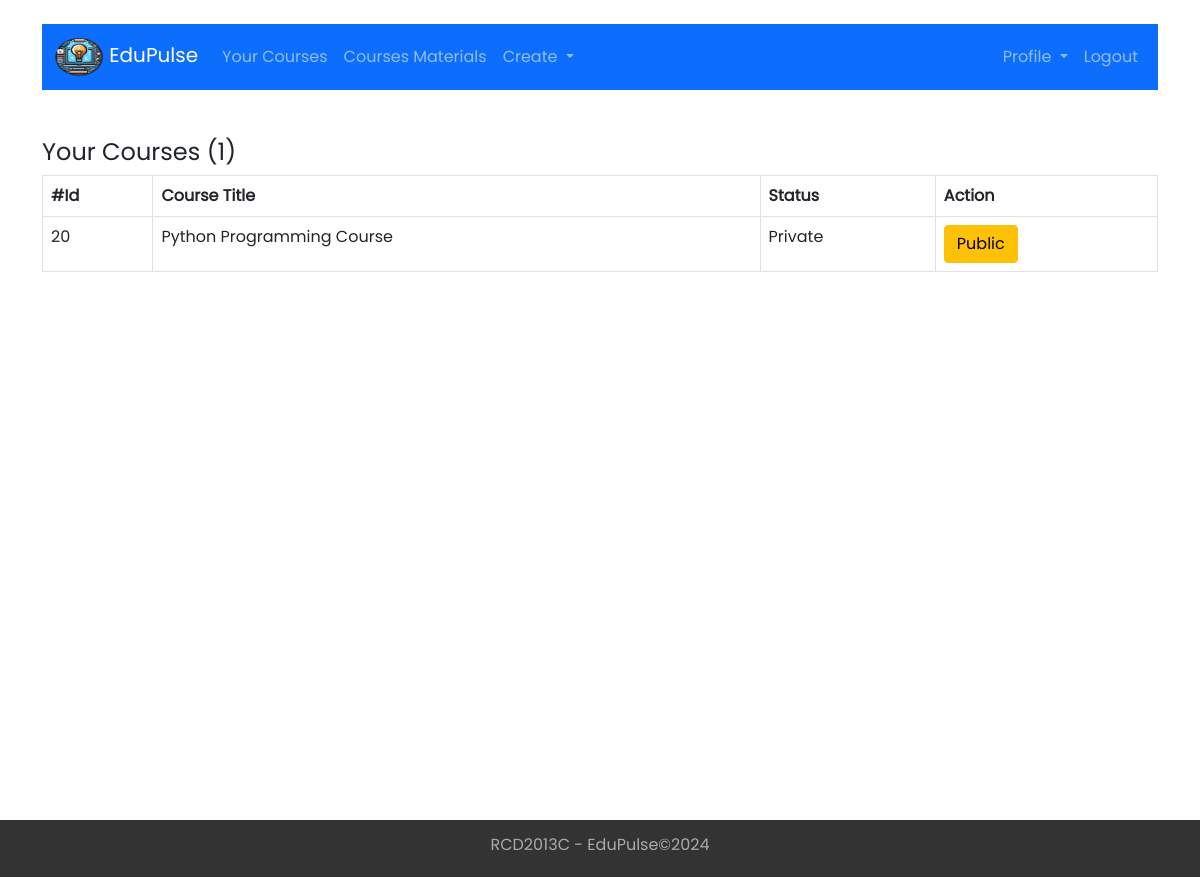
Screenshot of /Instructor/Courses.php (signed in) with the database file from the repository.
### tables this page shows
CREATE TABLE `course` (
  `course_id` int(11) NOT NULL,
  `title` varchar(1023) NOT NULL,
  `description` varchar(1023) NOT NULL,
  `instructor_id` int(11) NOT NULL,
  `created_at` date NOT NULL DEFAULT current_timestamp(),
  `status` enum('Public','Private') NOT NULL DEFAULT 'Public',
  `cover` varchar(255) NOT NULL DEFAULT 'default_course.jpg'
);

### Controller/Instructor/Course.php (called while the page is built, shortened)
<?php
include "../Models/Course.php";
function getSomeCoursesByInstructorId($offset, $num, $instructor_id){
	$db = new Database();
      $db_conn = $db->connect();
	$Course_models = new Course($db_conn);
	$data = $Course_models->getSomeCoursesByInstructorId($offset, $num, $instructor_id);
	return $data;
}
function getCountByInstructorId($instructor_id){
	$db = new Database();
      $db_conn = $db->connect();
	$Course_models = new Course($db_conn);
	$res = $Course_models->getCountByInstructorId($instructor_id);
	return $res;
}

### Models/Course.php (called while the page is built, shortened)
<?php
class Course {
   private $table_name;
   private $conn;
   function __construct($db_conn){
     $this->conn = $db_conn;
     $this->table_name = "course";
   }
   function getCountByInstructorId($instructor_id){
      try {
          $sql = 'SELECT course_id FROM '. $this->table_name .' WHERE instructor_id=?';
          $stmt = $this->conn->prepare($sql);
          $res = $stmt->execute([$instructor_id]);
          return $stmt->rowCount();
       }catch(PDOException $e){
           return 0;
       }
   }
   function getSomeCoursesByInstructorId($offset, $num, $instructor_id){
      try {
          $sql = "SELECT * FROM ". $this->table_name ." WHERE instructor_id = :id LIMIT :offset, :l";
          $stmt = $this->conn->prepare($sql);
          $stmt->bindParam(':id', $instructor_id, PDO::PARAM_INT);
          $stmt->bindParam(':offset', $offset, PDO::PARAM_INT);
          $stmt->bindParam(':l', $num, PDO::PARAM_INT);
           $stmt->execute();
          if($stmt->rowCount() > 0) {
               $users = $stmt->fetchAll();
               return $users;
         }else return 0;
       }catch(PDOException $e){
           return 0;
       }
   }
}

### Instructor/Courses.php (the view, shortened to what this page needs)
<?php
if (isset($_SESSION['username']) &&
    isset($_SESSION['instructor_id'])) {
    include "../Controller/Instructor/Course.php";
    $instructor_id = $_SESSION['instructor_id'];
    $row_count = getCountByInstructorId($instructor_id);
    $page = 1;
    $row_num = 5;
    $offset = 0;
    $last_page = ceil($row_count / $row_num);
    $courses = getSomeCoursesByInstructorId($offset, $row_num, $instructor_id);
    include "inc/Header.php";
?>
<div class="container">
  <?php include "inc/NavBar.php"; ?>
  <div class="list-table pt-5">
  <?php if ($courses) { ?>
  <h4>Your Courses (<?=$row_count?>)</h4>
  <table class="table table-bordered">
      <tr>
        <th>#Id</th>
        <th>Course Title</th>
        <th>Status</th>
        <th>Action</th>
      </tr>
      <?php foreach ($courses as $course) {?>
      <tr>
      <td><?=$course["course_id"]?></td>
       <td><?=$course["title"]?></td>
       <td class="status"> <?=$course["status"]?></td>
       <td class="action_btn">
        <?php
        $course_id = $course["course_id"];
        $text_temp = $course["status"] == "Public" ? "Private": "Public";
        ?>
        <a href="javascript:void()" onclick="ChangeStatus(this, <?=$course_id?>)" class="btn btn-warning"><?=$text_temp?></a>
       </td>
      </tr>
      <?php } ?>
  </table>
  <?php if ($last_page > 1 ) { ?>
  <div class="d-flex justify-content-center mt-3 border">
      <?php
            $prev = 1;
            $next = 1;
            $next_btn = true;
            $prev_btn = true;
            if($page <= 1) $prev_btn = false;
            if($last_page ==  $page) $next_btn = false;
            if($page > 1) $prev = $page - 1;
            if($page < $last_page) $next = $page + 1;
            if ($prev_btn){
            ?>
            <a href="Courses.php?page=<?=$prev?>" class="btn btn-secondary m-2">Prev</a>
           <?php }else { ?>
            <a href="#" class="btn btn-secondary m-2 disabled">Prev</a>
           <?php
           }
           $push_mid = $page;
           if ($page >= 2)  $push_mid = $page - 1;
           if ($page > 3)  $push_mid = $page - 3;
           for($i = $push_mid; $i < 5 + $page; $i++){
            if($i == $page){ ?>
             <a href="Courses.php?page=<?=$i?>" class="btn btn-success m-2"><?=$i?></a>
           <?php }else{ ?>
             <a href="Courses.php?page=<?=$i?>" class="btn btn-secondary m-2"><?=$i?></a>
           <?php }
           if($last_page <= $i)break;
            }
            if($next_btn){
            ?>
            <a href="Courses.php?page=<?=$next?>" class="btn btn-secondary m-2">Next</a>
        <?php }else { ?>
           <a href="#" class="btn btn-secondary m-2 disabled" des>Next</a>
        <?php } ?>
  </div>
  <?php }}else { ?>
    <div class="alert alert-info" role="alert">
      0 Course record found in the database
</div>
  <?php } ?>
  </div>
</div>
<?php include "inc/Footer.php"; ?>
<?php
 }else {
$em = "First login ";
Util::redirect("../login.php", "error", $em);
} ?>

### Assets/css/style.css (style rules this page uses)
* { padding: 0; margin: 0; font-family: Poppins, sans-serif; }
.container { min-height: 90vh; }

### rows the page displays
course: course_id "20", title "Python Programming Course", status "Private", status "Public"

### other values shown
$row_count "1"
